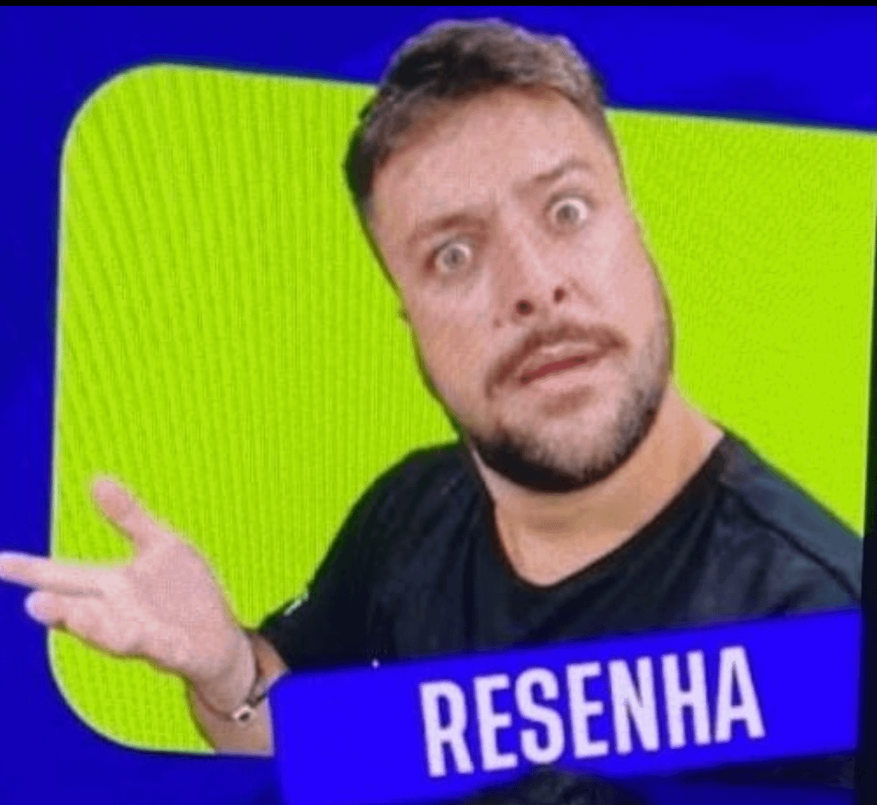
#> input picture pages/Cs/7° Semestre/Processamento-de-Imagens/aula-6/imagem.png, 877 x 805 px, shrunk from 1080 x 991 before the run
$ python ruidos.py
#> lines starting #> are read from the running program, lines starting #| are printed output that depends on the picture
#> in main, img is the input picture: shape (805, 877, 3); mean B, G, R 96.7, 116.8, 112.9
#| Original: (805, 877, 3) 2117955 uint8
import matplotlib.pyplot as plt
import cv2 as cv
import numpy as np
import matplotlib


def apply_gaussian_noise(image, mean=0, stddev=1):
    noise = np.random.normal(mean, stddev, image.shape)

    noise_img = image + noise

    min_val = np.min(noise_img)
    max_val = np.max(noise_img)

    norm_img = 255 * (noise_img - min_val) / (max_val - min_val)
    return norm_img


def equalize_hist(img, b=255):
    new_img = img
    min = np.min(img)
    max = np.max(img)

    c = 255 / (max - min)
    for i in range(img.shape[0]):
        for j in range(img.shape[1]):
            new_img[i][j] = (c * img[i][j]) + b

    return new_img


def get_histogram(img2):
    hist = [0] * 256
    for i in range(img2.shape[0]):
        for j in range(img2.shape[1]):
            pixel_val = int(img2[i, j])
            hist[pixel_val] += 1
    return hist


def get_grayscale_image(img):
    b = img[:, :, 0].astype(np.float32)
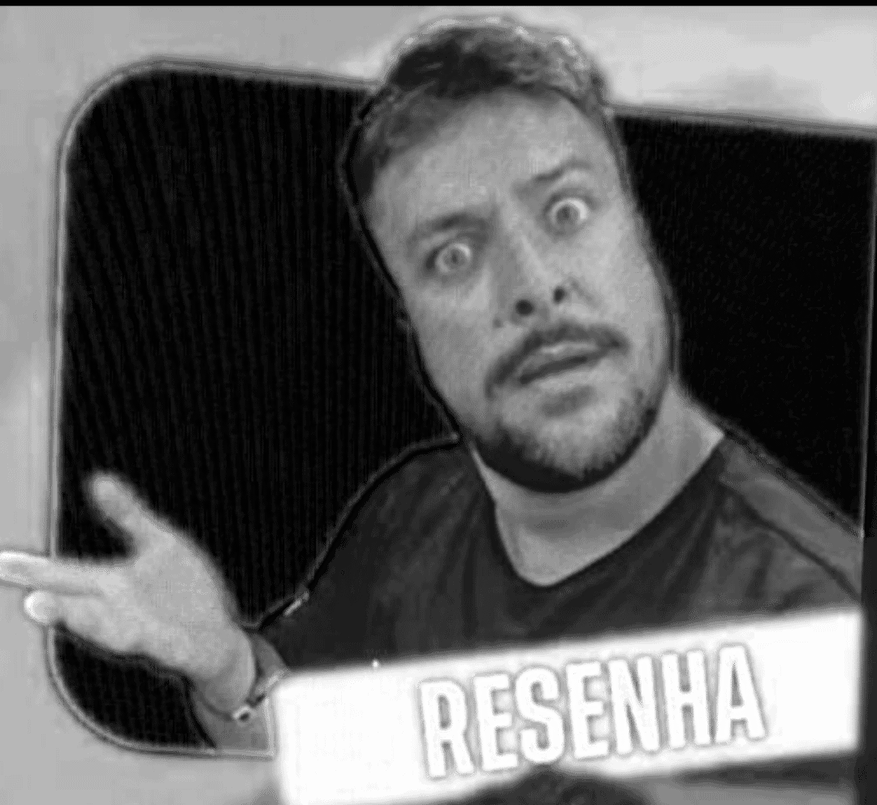
#> b: shape (805, 877) float32; min 0, max 255, mean 96.7
    g = img[:, :, 1].astype(np.float32)
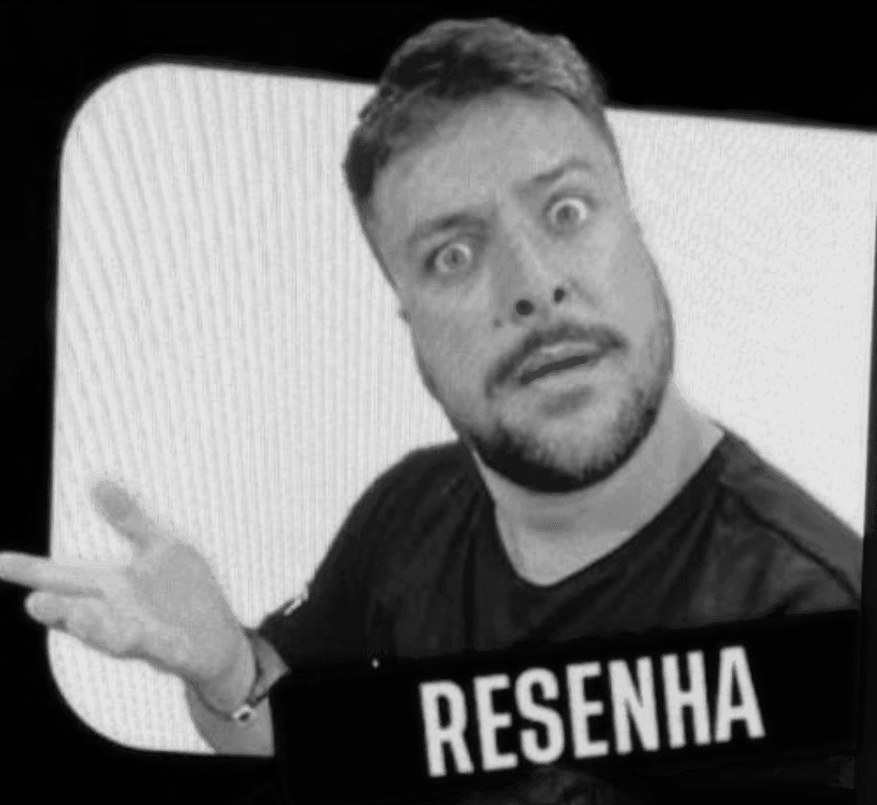
#> g: shape (805, 877) float32; min 0, max 232, mean 116.8
    r = img[:, :, 2].astype(np.float32)
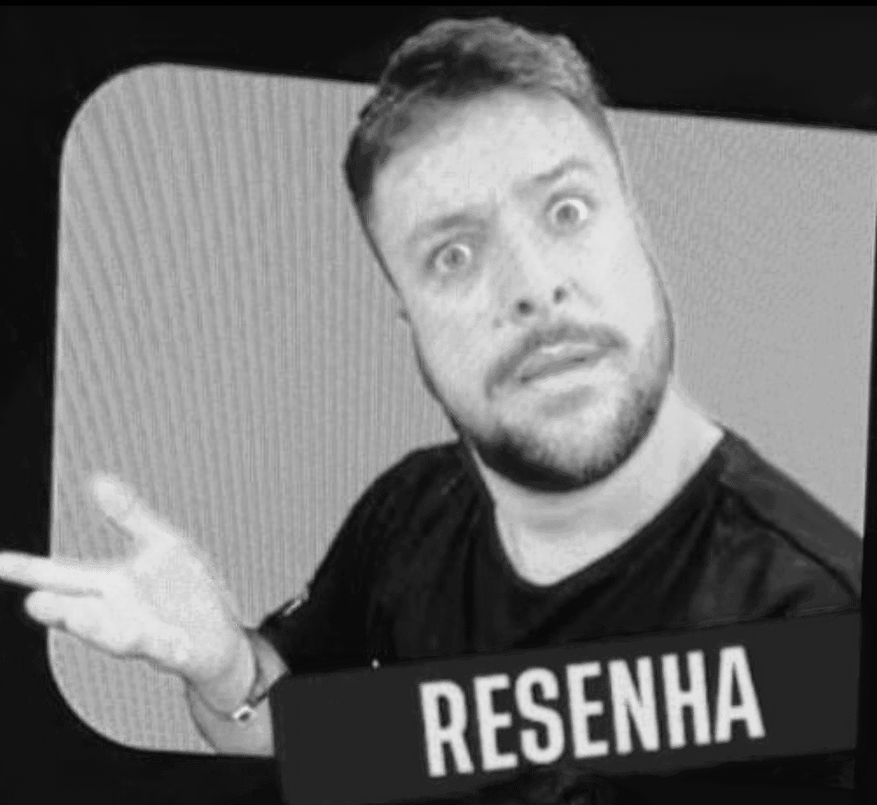
#> r: shape (805, 877) float32; min 0, max 237, mean 112.9
    gray = 0.2989 * r + 0.5870 * g + 0.1140 * b
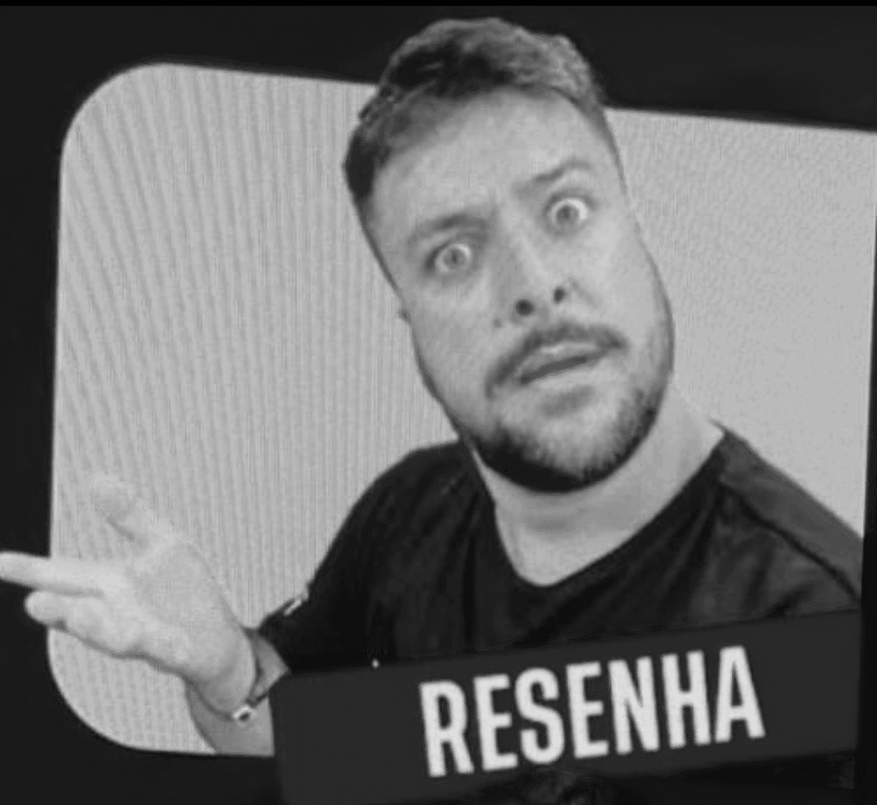
#> gray: shape (805, 877) float32; min 0, max 224.4, mean 113.4
    return gray.astype(np.uint8)


def main():
    try:
        matplotlib.use("gtk3agg")
        img = cv.imread("imagem.png", 1)
        if img is None:
            print("Erro: Imagem 'imagem.jpg' não encontrada.")
            return

        print("Original:", img.shape, img.size, img.dtype)
        img2 = get_grayscale_image(img)
        hist = get_histogram(img2)
#> after the loop in get_histogram, `for i in range(img2.shape[0]):`: hist = 256 values, max 25963 at index 24, min 0 at index 2, mean 2757.8
        fig, (ax1, ax2, ax3, ax4, ax5) = plt.subplots(1, 5, figsize=(10, 5))
        ax1.imshow(img2, cmap="gray", vmin=0, vmax=255)
        ax1.axis("off")
        img3 = apply_gaussian_noise(img2)
#> in apply_gaussian_noise, `noise_img = image + noise`:
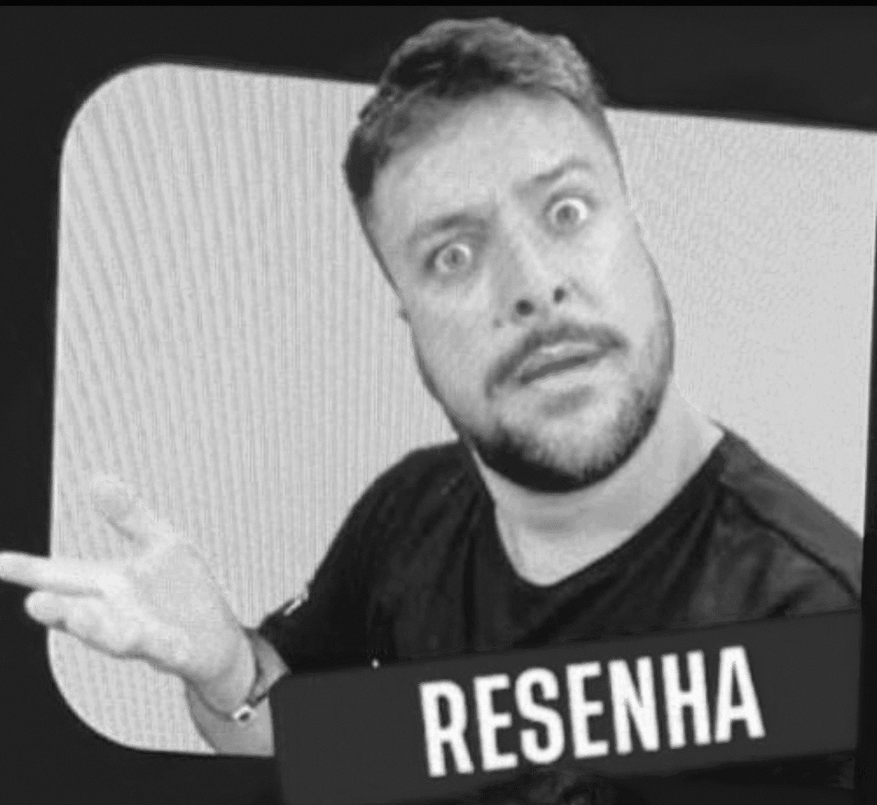
#> noise_img: shape (805, 877) float64; min -3.74, max 226.2, mean 112.9; drawn with min black and max white
#> in apply_gaussian_noise, `min_val = np.min(noise_img)`: min_val = -3.74
#> in apply_gaussian_noise, `max_val = np.max(noise_img)`: max_val = 226.2
        ax2.imshow(img3, cmap="gray", vmin=0, vmax=255)
        ax1.set_title("Escala de Cinza")
        ax2.set_title("")
        ax2.axis("off")
        ax3.plot(hist, color="black")
        ax3.set_title("Histograma")
        ax3.set_xlim([0, 256])
        ax4.imshow(equalize_hist(img2), cmap="gray")
#> in equalize_hist, `min = np.min(img)`: min = 0
#> in equalize_hist, `max = np.max(img)`: max = 224
#> in equalize_hist, `c = 255 / (max - min)`: c = 1.14
        ax5.plot(get_histogram(equalize_hist(img2)), color="black")
        plt.show()
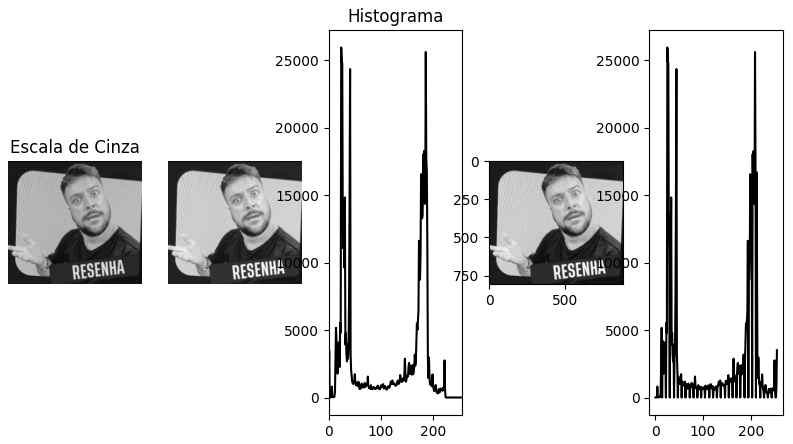
#> figure drawn by matplotlib, 5 panels; panel 3: curve peaks at x = 24, y = 25963; panel 5: curve peaks at x = 25, y = 25963

    except KeyboardInterrupt:
        print("Programa interrompido pelo usuário.")


if __name__ == "__main__":
    main()
